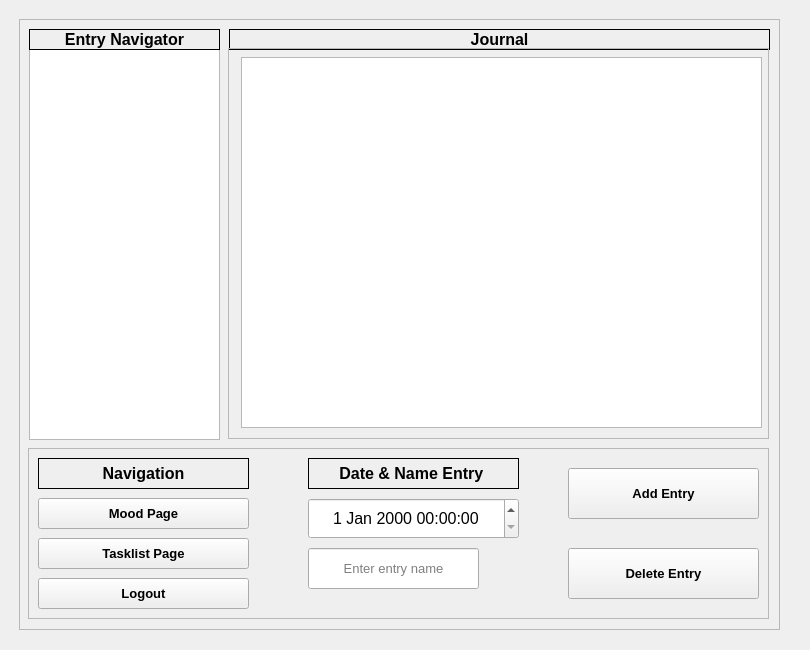
<?xml version="1.0" encoding="UTF-8"?>
<ui version="4.0">
 <class>JournalWindow</class>
 <widget class="QMainWindow" name="JournalWindow">
  <property name="geometry">
   <rect>
    <x>0</x>
    <y>0</y>
    <width>810</width>
    <height>650</height>
   </rect>
  </property>
  <property name="windowTitle">
   <string>Journal</string>
  </property>
  <widget class="QWidget" name="centralwidget">
   <property name="sizePolicy">
    <sizepolicy hsizetype="Expanding" vsizetype="Expanding">
     <horstretch>0</horstretch>
     <verstretch>0</verstretch>
    </sizepolicy>
   </property>
   <widget class="QWidget" name="horizontalLayoutWidget">
    <property name="geometry">
     <rect>
      <x>19</x>
      <y>19</y>
      <width>761</width>
      <height>611</height>
     </rect>
    </property>
    <layout class="QHBoxLayout" name="horizontalLayout">
     <item>
      <widget class="QFrame" name="frame">
       <property name="sizePolicy">
        <sizepolicy hsizetype="Expanding" vsizetype="Expanding">
         <horstretch>0</horstretch>
         <verstretch>0</verstretch>
        </sizepolicy>
       </property>
       <property name="frameShape">
        <enum>QFrame::Shape::StyledPanel</enum>
       </property>
       <property name="frameShadow">
        <enum>QFrame::Shadow::Raised</enum>
       </property>
       <widget class="QFrame" name="frame_2">
        <property name="geometry">
         <rect>
          <x>9</x>
          <y>429</y>
          <width>741</width>
          <height>171</height>
         </rect>
        </property>
        <property name="frameShape">
         <enum>QFrame::Shape::StyledPanel</enum>
        </property>
        <property name="frameShadow">
         <enum>QFrame::Shadow::Raised</enum>
        </property>
        <widget class="QDateTimeEdit" name="dateTimeEdit">
         <property name="geometry">
          <rect>
           <x>280</x>
           <y>50</y>
           <width>211</width>
           <height>41</height>
          </rect>
         </property>
         <property name="sizePolicy">
          <sizepolicy hsizetype="Expanding" vsizetype="Expanding">
           <horstretch>0</horstretch>
           <verstretch>0</verstretch>
          </sizepolicy>
         </property>
         <property name="font">
          <font>
           <pointsize>12</pointsize>
          </font>
         </property>
         <property name="alignment">
          <set>Qt::AlignmentFlag::AlignCenter</set>
         </property>
        </widget>
        <widget class="QPushButton" name="addEntryButton">
         <property name="geometry">
          <rect>
           <x>540</x>
           <y>20</y>
           <width>191</width>
           <height>51</height>
          </rect>
         </property>
         <property name="font">
          <font>
           <pointsize>10</pointsize>
           <bold>true</bold>
          </font>
         </property>
         <property name="text">
          <string>Add Entry</string>
         </property>
        </widget>
        <widget class="QPushButton" name="deleteEntryButton">
         <property name="geometry">
          <rect>
           <x>540</x>
           <y>100</y>
           <width>191</width>
           <height>51</height>
          </rect>
         </property>
         <property name="font">
          <font>
           <pointsize>10</pointsize>
           <bold>true</bold>
          </font>
         </property>
         <property name="text">
          <string>Delete Entry</string>
         </property>
        </widget>
        <widget class="QLabel" name="label2">
         <property name="geometry">
          <rect>
           <x>10</x>
           <y>10</y>
           <width>211</width>
           <height>31</height>
          </rect>
         </property>
         <property name="font">
          <font>
           <pointsize>12</pointsize>
           <bold>true</bold>
          </font>
         </property>
         <property name="frameShape">
          <enum>QFrame::Shape::Panel</enum>
         </property>
         <property name="text">
          <string>Navigation</string>
         </property>
         <property name="alignment">
          <set>Qt::AlignmentFlag::AlignCenter</set>
         </property>
        </widget>
        <widget class="QPushButton" name="moodPageButton">
         <property name="geometry">
          <rect>
           <x>10</x>
           <y>50</y>
           <width>211</width>
           <height>31</height>
          </rect>
         </property>
         <property name="font">
          <font>
           <pointsize>10</pointsize>
           <bold>true</bold>
          </font>
         </property>
         <property name="text">
          <string>Mood Page</string>
         </property>
        </widget>
        <widget class="QPushButton" name="tasklistButton">
         <property name="geometry">
          <rect>
           <x>10</x>
           <y>90</y>
           <width>211</width>
           <height>31</height>
          </rect>
         </property>
         <property name="font">
          <font>
           <pointsize>10</pointsize>
           <bold>true</bold>
          </font>
         </property>
         <property name="text">
          <string>Tasklist Page</string>
         </property>
        </widget>
        <widget class="QPushButton" name="logoutButton">
         <property name="geometry">
          <rect>
           <x>10</x>
           <y>130</y>
           <width>211</width>
           <height>31</height>
          </rect>
         </property>
         <property name="font">
          <font>
           <pointsize>10</pointsize>
           <bold>true</bold>
          </font>
         </property>
         <property name="text">
          <string>Logout</string>
         </property>
        </widget>
        <widget class="QLabel" name="label2_2">
         <property name="geometry">
          <rect>
           <x>280</x>
           <y>10</y>
           <width>211</width>
           <height>31</height>
          </rect>
         </property>
         <property name="font">
          <font>
           <pointsize>12</pointsize>
           <bold>true</bold>
          </font>
         </property>
         <property name="frameShape">
          <enum>QFrame::Shape::Panel</enum>
         </property>
         <property name="text">
          <string>Date &amp; Name Entry </string>
         </property>
         <property name="alignment">
          <set>Qt::AlignmentFlag::AlignCenter</set>
         </property>
        </widget>
        <widget class="QLineEdit" name="nameEntryEdit">
         <property name="geometry">
          <rect>
           <x>280</x>
           <y>100</y>
           <width>171</width>
           <height>41</height>
          </rect>
         </property>
         <property name="font">
          <font>
           <pointsize>10</pointsize>
          </font>
         </property>
         <property name="text">
          <string/>
         </property>
         <property name="cursorPosition">
          <number>0</number>
         </property>
         <property name="alignment">
          <set>Qt::AlignmentFlag::AlignCenter</set>
         </property>
         <property name="placeholderText">
          <string>Enter entry name</string>
         </property>
        </widget>
       </widget>
       <widget class="QListWidget" name="entryListWidget">
        <property name="geometry">
         <rect>
          <x>10</x>
          <y>30</y>
          <width>191</width>
          <height>391</height>
         </rect>
        </property>
       </widget>
       <widget class="QLabel" name="label2_3">
        <property name="geometry">
         <rect>
          <x>10</x>
          <y>10</y>
          <width>191</width>
          <height>21</height>
         </rect>
        </property>
        <property name="font">
         <font>
          <pointsize>12</pointsize>
          <bold>true</bold>
         </font>
        </property>
        <property name="frameShape">
         <enum>QFrame::Shape::Panel</enum>
        </property>
        <property name="text">
         <string>Entry Navigator</string>
        </property>
        <property name="alignment">
         <set>Qt::AlignmentFlag::AlignCenter</set>
        </property>
       </widget>
       <widget class="QLabel" name="label2_4">
        <property name="geometry">
         <rect>
          <x>210</x>
          <y>10</y>
          <width>541</width>
          <height>21</height>
         </rect>
        </property>
        <property name="font">
         <font>
          <pointsize>12</pointsize>
          <bold>true</bold>
         </font>
        </property>
        <property name="frameShape">
         <enum>QFrame::Shape::Panel</enum>
        </property>
        <property name="text">
         <string>Journal</string>
        </property>
        <property name="alignment">
         <set>Qt::AlignmentFlag::AlignCenter</set>
        </property>
       </widget>
       <widget class="QFrame" name="frame_3">
        <property name="geometry">
         <rect>
          <x>209</x>
          <y>29</y>
          <width>541</width>
          <height>391</height>
         </rect>
        </property>
        <property name="frameShape">
         <enum>QFrame::Shape::StyledPanel</enum>
        </property>
        <property name="frameShadow">
         <enum>QFrame::Shadow::Raised</enum>
        </property>
        <widget class="QTextEdit" name="journalTextEdit">
         <property name="geometry">
          <rect>
           <x>13</x>
           <y>9</y>
           <width>521</width>
           <height>371</height>
          </rect>
         </property>
         <property name="html">
          <string>&lt;!DOCTYPE HTML PUBLIC &quot;-//W3C//DTD HTML 4.0//EN&quot; &quot;http://www.w3.org/TR/REC-html40/strict.dtd&quot;&gt;
&lt;html&gt;&lt;head&gt;&lt;meta name=&quot;qrichtext&quot; content=&quot;1&quot; /&gt;&lt;meta charset=&quot;utf-8&quot; /&gt;&lt;style type=&quot;text/css&quot;&gt;
p, li { white-space: pre-wrap; }
hr { height: 1px; border-width: 0; }
li.unchecked::marker { content: &quot;\2610&quot;; }
li.checked::marker { content: &quot;\2612&quot;; }
&lt;/style&gt;&lt;/head&gt;&lt;body style=&quot; font-family:'Segoe UI'; font-size:9pt; font-weight:400; font-style:normal;&quot;&gt;
&lt;p style=&quot;-qt-paragraph-type:empty; margin-top:0px; margin-bottom:0px; margin-left:0px; margin-right:0px; -qt-block-indent:0; text-indent:0px;&quot;&gt;&lt;br /&gt;&lt;/p&gt;&lt;/body&gt;&lt;/html&gt;</string>
         </property>
        </widget>
       </widget>
       <zorder>entryListWidget</zorder>
       <zorder>frame_2</zorder>
       <zorder>label2_3</zorder>
       <zorder>label2_4</zorder>
       <zorder>frame_3</zorder>
      </widget>
     </item>
    </layout>
   </widget>
  </widget>
 </widget>
 <resources/>
 <connections/>
</ui>
